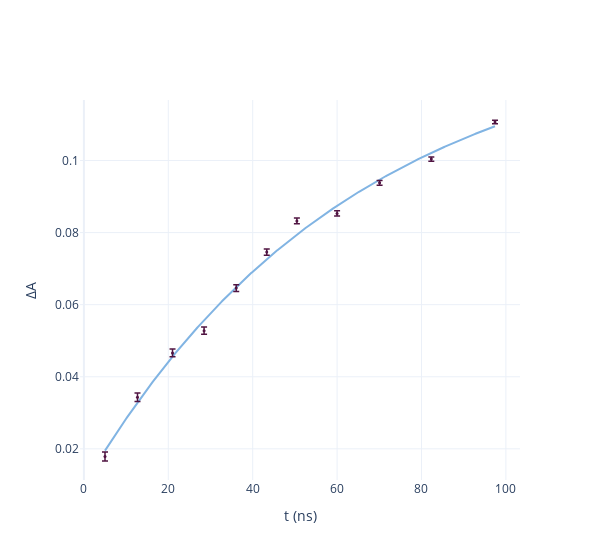

The code cell stored with this chart in its notebook:
### Code cell
# Crea una figura per i picchi e il fit
fig_fit = go.Figure()

t_fit = np.linspace(t.min(), t.max(), 500)  # Intervallo di tempo per il fit
A_fit = delta_abs(t_fit, *popt1)  # Valori del fit

# Aggiungi la curva del fit
fig_fit.add_trace(go.Scatter(
    x=t_fit,
    y=A_fit,
    mode='lines',
    name='Fit',
    line=dict(color = colors[3], width=2),
    showlegend=False
))

# Dati originali (picchi)
picchi_values = np.array([df['A'].max() for df in picchi.values()])
picchi_times = np.array(list(picchi.keys()))

# Aggiungi i picchi
fig_fit.add_trace(go.Scatter(
    x=picchi_times,
    y=picchi_values,
    mode='markers',
    name='Picchi',
    marker=dict(color=colors[10], size=3),
    error_y=dict(
        type='data',
        array=sigma1,
        visible=True,
        color=colors[10],
        thickness=1.5,
        width=3
    ),
    showlegend=False
))

fig_fit.update_layout(
    xaxis_title='t (ns)',
    yaxis_title='ΔA',
    legend_title='Legenda',
    width=600,
    template='plotly_white'
)

fig_fit.show()

# Parametri del fit con errore
print(f"Parametri: a = {popt1[0]:.4f} ± {perr1[0]:.4f}, b = {popt1[1]:.4f} ± {perr1[1]:.4f}, k = {popt1[2]:.4f} ± {perr1[2]:.4f}")
print('\n')
print('Tempo impiegato (in media) dalla rodamina per essere assorbita dalla pastiglia:')
print(f't = ({1/popt1[2]:.4f} ± {perr1[2]/(popt1[2]**2):.4f}) ns')

### Figure 1 — Plotly figure (JSON) as saved in the notebook; plotly's stock layout.template omitted (floating-point values rounded to 4 significant figures; data arrays with more than 128 entries replaced by an {"elided": "..."} marker saying what was removed)
{"data": [{"line": {"color": "rgb(129, 180, 227)", "width": 2}, "mode": "lines", "name": "Fit", "showlegend": false, "type": "scatter", "x": {"elided": "500 float values"}, "y": {"elided": "500 float values"}}, {"error_y": {"array": [0.001265, 0.001172, 0.001079, 0.001001, 0.0009285, 0.0008648, 0.0008062, 0.0007332, 0.000665, 0.0005903, 0.00051], "color": "rgb(80, 20, 66)", "thickness": 1.5, "type": "data", "visible": true, "width": 3}, "marker": {"color": "rgb(80, 20, 66)", "size": 3}, "mode": "markers", "name": "Picchi", "showlegend": false, "type": "scatter", "x": [5, 12.7, 21, 28.48, 36.1, 43.33, 50.47, 60, 70.07, 82.33, 97.42], "y": [0.01789, 0.03431, 0.04662, 0.0528, 0.06461, 0.07461, 0.08324, 0.08532, 0.09381, 0.1004, 0.1107]}], "layout": {"legend": {"title": {"text": "Legenda"}}, "width": 600, "xaxis": {"title": {"text": "t (ns)"}}, "yaxis": {"title": {"text": "ΔA"}}}}
